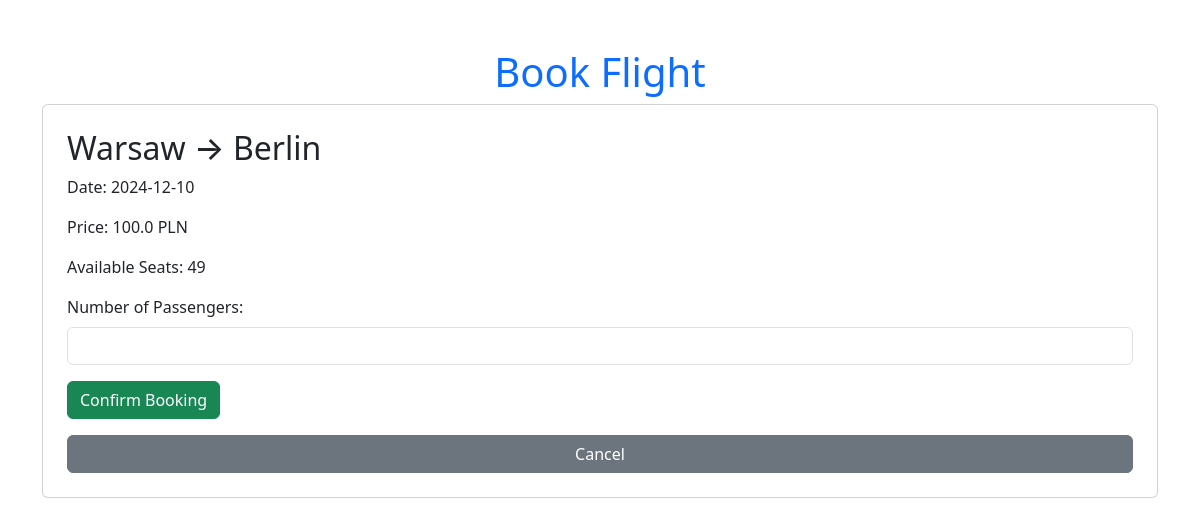
Screenshot of /book/1 with the database file from the repository.
### app.py (models this page shows)
class Flight(db.Model):
    id = db.Column(db.Integer, primary_key=True)
    departure_city = db.Column(db.String(100), nullable=False)
    arrival_city = db.Column(db.String(100), nullable=False)
    date = db.Column(db.String(100), nullable=False)
    price = db.Column(db.Float, nullable=False)
    available_seats = db.Column(db.Integer, nullable=False)

### app.py (the view, shortened to what this page needs)
@app.route("/book/<int:flight_id>", methods=["GET", "POST"])
def book_flight(flight_id):
    flight = Flight.query.get_or_404(flight_id)
    return render_template("book.html", flight=flight)

### templates/book.html (shortened to what this page needs)
<!DOCTYPE html>
<html lang="en">
<head>
    <link href="https://cdn.jsdelivr.net/npm/bootstrap@5.3.0-alpha1/dist/css/bootstrap.min.css" rel="stylesheet">
</head>
<body>
    <div class="container mt-5">
        <h1 class="text-center text-primary">Book Flight</h1>
        <div class="card p-4">
            <h2>{{ flight.departure_city }} → {{ flight.arrival_city }}</h2>
            <p>Date: {{ flight.date }}</p>
            <p>Price: {{ flight.price }} PLN</p>
            <p>Available Seats: {{ flight.available_seats }}</p>
            <form method="POST">
                <div class="mb-3">
                    <label for="passengers" class="form-label">Number of Passengers:</label>
                    <input type="number" id="passengers" name="passengers" class="form-control" min="1" max="{{ flight.available_seats }}" required>
                </div>
                <button type="submit" class="btn btn-success">Confirm Booking</button>
            </form>
            <a href="/" class="btn btn-secondary mt-3">Cancel</a>
        </div>
    </div>
</body>
</html>

### rows the page displays
Flight: departure_city "Warsaw", arrival_city "Berlin", date "2024-12-10", price "100.0", available_seats "49"
